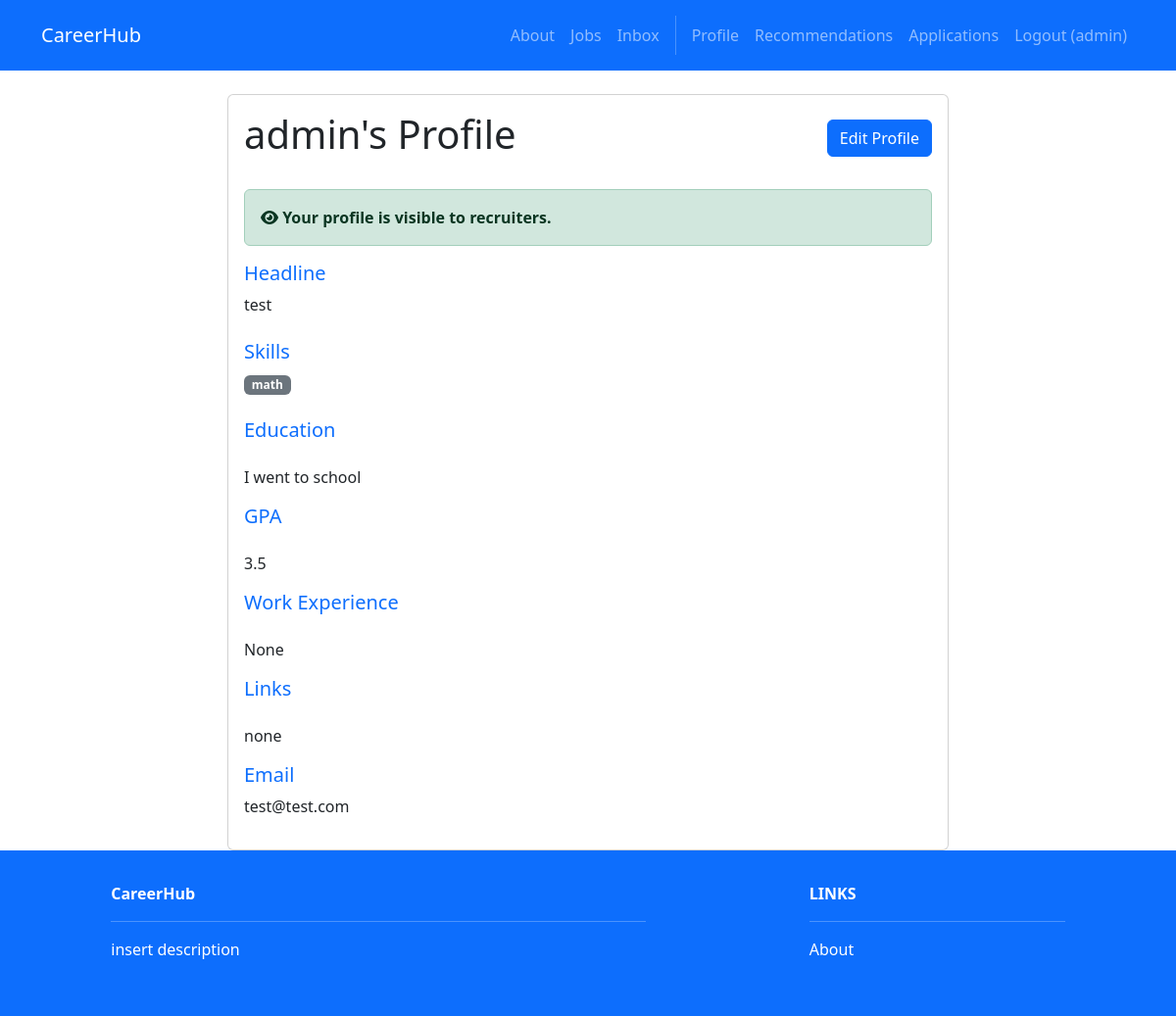
/profiles/view/ (signed in), run on the app's committed database.
### accounts/models.py (models this page shows)
class User(AbstractUser):
    firstname = models.CharField(max_length=150, blank=True)
    lastname = models.CharField(max_length=150, blank=True)
    username = models.CharField(max_length=150, unique=True)
    password = models.CharField(max_length=128)
    ROLE_CHOICES = [
        ('seeker', 'Job Seeker'),
        ('recruiter', 'Recruiter'),
    ]
    role = models.CharField(max_length=10, choices=ROLE_CHOICES, default='seeker')

### profiles/models.py (models this page shows)
class Profile(models.Model):
    user = models.OneToOneField(User, on_delete=models.CASCADE)
    headline = models.CharField(max_length=200)
    skills = models.ManyToManyField('Skill')
    education = models.TextField()
    gpa = models.CharField(max_length=20)
    work_experience = models.TextField()
    links = models.TextField()
    location = models.CharField(max_length=255, blank=True, null=True)
    created_at = models.DateTimeField(auto_now_add=True)
    updated_at = models.DateTimeField(auto_now=True)
    lat = models.FloatField(null=True, blank=True)
    lng = models.FloatField(null=True, blank=True)
    profile_visible = models.BooleanField(default=True)  # Master toggle for entire profile
    headline_public = models.BooleanField(default=True)
    skills_public = models.BooleanField(default=True)
    education_public = models.BooleanField(default=True)
    gpa_public = models.BooleanField(default=True)
    work_experience_public = models.BooleanField(default=True)
    links_public = models.BooleanField(default=True)
    email_public = models.BooleanField(default=True)
    location_public = models.BooleanField(default=True)

class Skill(models.Model):
    name = models.CharField(max_length=100, unique=True)

### profiles/views.py (the view)
# urls.py: path('view/', views.view_profile, name='profiles.view'),
@login_required
def view_profile(request):
    try:
        profile = Profile.objects.get(user=request.user)
    except Profile.DoesNotExist:
        profile = None
    return render(request, 'profiles/view.html', {
        'profile': profile,
        'title': 'My Profile'
    })

### profiles/templates/profiles/view.html (shortened to what this page needs)
{% extends 'base.html' %}
{% block content %}
<div class="container mt-4">
    {% if profile %}
        <div class="row">
            <div class="col-md-8 mx-auto">
                <div class="card">
                    <div class="card-body">
                        <div class="d-flex justify-content-between align-items-center mb-4">
                            <h1 class="card-title">{{ profile.user.username }}'s Profile</h1>
                            <a href="{% url 'profiles.edit' %}" class="btn btn-primary">Edit Profile</a>
                        </div>
                        {% if not profile.profile_visible %}
                        <div class="alert alert-warning">
                            <i class="fas fa-eye-slash"></i> <strong>Your profile is currently hidden from recruiters.</strong>
                            <br>Recruiters cannot see your profile in searches, recommendations, or browse listings.
                            <a href="{% url 'profiles.edit' %}" class="alert-link">Change visibility settings</a>
                        </div>
                        {% else %}
                        <div class="alert alert-success">
                            <i class="fas fa-eye"></i> <strong>Your profile is visible to recruiters.</strong>
                        </div>
                        {% endif %}
                        <h5 class="text-primary">
                            Headline
                        </h5>
                        <p class="mb-4">{{ profile.headline }}</p>
                        <h5 class="text-primary">
                            Skills
                        </h5>
                        <div class="mb-4">
                            {% for skill in profile.skills.all %}
                                <span class="badge bg-secondary me-2">{{ skill.name }}</span>
                            {% endfor %}
                        </div>
                        <h5 class="text-primary">
                            Education
                        </h5>
                        <p class="mb-4">{{ profile.education|linebreaks }}</p>
                        <h5 class="text-primary">
                            GPA
                        </h5>
                        <p class="mb-4">{{ profile.gpa|linebreaks }}</p>
                        <h5 class="text-primary">
                            Work Experience
                        </h5>
                        <p class="mb-4">{{ profile.work_experience|linebreaks }}</p>
                        <h5 class="text-primary">
                            Links
                        </h5>
                        <p class="mb-4">{{ profile.links|linebreaks }}</p>
                        <h5 class="text-primary">
                            Email
                        </h5>
                        <p>{{ profile.user.email }}</p>
                    </div>
                </div>
            </div>
        </div>
    {% else %}
        <div class="text-center">
            <h2>Create Your Profile</h2>
            <p>Share your professional background with recruiters</p>
            <a href="{% url 'profiles.edit' %}" class="btn btn-primary btn-lg">Create Profile</a>
        </div>
    {% endif %}
</div>
{% endblock %}

### CareerHub/templates/base.html (shortened to what this page needs)
<!DOCTYPE html>
<html>
  {% load static %}
  <head>
    <link href=
      "https://cdn.jsdelivr.net/npm/bootstrap@5.3.3/dist/css/bootstrap.min.css" rel="stylesheet"
>
    <link rel=
      "stylesheet"  href="https://cdnjs.cloudflare.com/ajax/libs/font-awesome/6.1.1/css/all.min.css">
  </head>
  <body>
     <nav class="p-3 navbar navbar-dark bg-primary navbar-expand-lg">
      <div class="container">
        <a class="navbar-brand"
           href="{% url 'home.index' %}"> CareerHub
        </a>
        <div class="collapse navbar-collapse"
             id="navbarNavAltMarkup">
           <div class="navbar-nav ms-auto navbar-ml">
            <a class="nav-link"
               href="{% url 'home.about' %}">About</a>
            <a class="nav-link"
              href="{% url 'jobs.index' %}">Jobs</a>
            {% if user.is_authenticated %}
            <a class="nav-link"
              href="{% url 'inbox.index' %}">Inbox</a>
            {% endif %}
            {% if user.is_authenticated %}
              {% if user.role == "recruiter" %}
                <a class="nav-link" href="{% url 'recruiters.index' %}">Postings</a>
                <a class="nav-link" href="{% url 'recruiters.create' %}">Post Job</a>
                <a class="nav-link" href="{% url 'recruiters.recommendations' %}">Recommendations</a>
                <a class="nav-link" href="{% url 'recruiters.candidates' %}">Browse Candidates</a>
              {% else %}
                <a class="nav-link" href="{% url 'profiles.view' %}">Profile</a>
                <a class="nav-link" href="{% url 'jobs.recommendations' %}">Recommendations</a>
                <a class="nav-link" href="{% url 'jobs.applications' %}">Applications</a>
              {% endif %}
              <a class="nav-link" href="{% url 'accounts.logout' %}">Logout ({{user.username }})</a>
            {% else %}
              <a class="nav-link" href="{% url 'accounts.login' %}">Login</a>
              <a class="nav-link" href="{% url 'accounts.signup' %}">Sign Up</a>
            {% endif %}
          </div>
        </div>
      </div>
    </nav>
    <div>
      {% block content %}
      {% endblock content %}
    </div>
     <section class="p-3 ms-footer bg-primary d-none d-md-block">
      <div class="container">
        <div class="row mt-3 text-white">
          <div class="col-md-6 col-lg-6 col-xl-6 mx-auto mb-4">
            <b>CareerHub</b>
            <hr />
            <p>
              insert description
            </p>
          </div>
          <div class="col-md-3 col-lg-3 col-xl-3 mx-auto mb-4">
            <b>LINKS</b>
            <hr />
            <p><a class="nav-link"
              href="{% url 'home.about' %}">
              About
            </a></p>
          </div>
        </div>
      </div>
    </section>
  </body>
</html>

### data on the page
User: username "admin"
Profile: user.username "admin", headline "test", education "I went to school", gpa "3.5", work_experience "None", links "none", user.email "test@test.com"
Skill: name "math"
